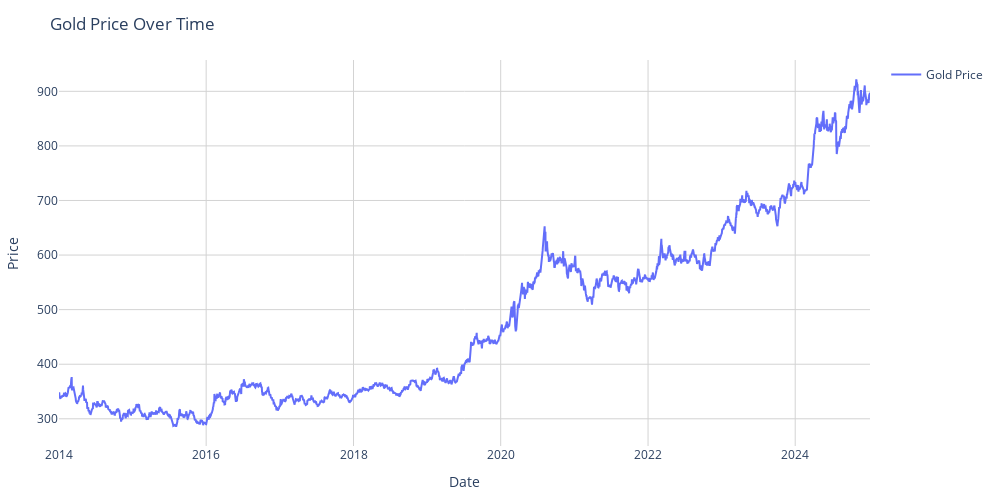

Write notebook code for a chart like this one.
### Markdown cell above
### Análisis exploratorio de datos

### Code cell
fig = go.Figure()

# Add the gold price trace
fig.add_trace(go.Scatter(
    x=gold_dataset.index,
    y=gold_dataset['Price'],
    name='Gold Price',
    mode='lines'
))

# Update layout
fig.update_layout(
    title='Gold Price Over Time',
    xaxis_title='Date',
    yaxis_title='Price',
    showlegend=True,
    width=1000,
    height=500,
    margin=dict(l=20, r=20, t=60, b=20),
    plot_bgcolor='white',
    xaxis=dict(showgrid=True, gridwidth=1, gridcolor='LightGray'),
    yaxis=dict(showgrid=True, gridwidth=1, gridcolor='LightGray')
)

# Show the figure
fig.show()

### Figure 1 — Plotly figure (JSON) as saved in the notebook; plotly's stock layout.template omitted (floating-point values rounded to 4 significant figures; data arrays with more than 128 entries replaced by an {"elided": "..."} marker saying what was removed)
{"data": [{"mode": "lines", "name": "Gold Price", "type": "scatter", "x": {"elided": "2848 str values"}, "y": {"elided": "2848 float values"}}], "layout": {"height": 500, "margin": {"b": 20, "l": 20, "r": 20, "t": 60}, "plot_bgcolor": "white", "showlegend": true, "title": {"text": "Gold Price Over Time"}, "width": 1000, "xaxis": {"gridcolor": "LightGray", "gridwidth": 1, "showgrid": true, "title": {"text": "Date"}}, "yaxis": {"gridcolor": "LightGray", "gridwidth": 1, "showgrid": true, "title": {"text": "Price"}}}}
